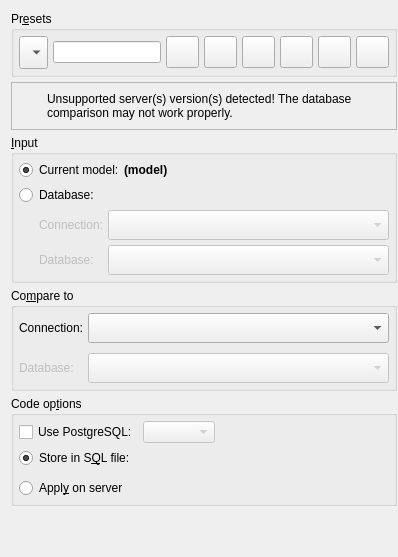
            <widget class="QWidget" name="layoutWidget">
             <layout class="QVBoxLayout" name="main_opts_lt">
              <property name="spacing">
               <number>5</number>
              </property>
              <property name="rightMargin">
               <number>1</number>
              </property>
              <item>
               <widget class="QGroupBox" name="presets_gb">
                <property name="sizePolicy">
                 <sizepolicy hsizetype="Expanding" vsizetype="Fixed">
                  <horstretch>0</horstretch>
                  <verstretch>0</verstretch>
                 </sizepolicy>
                </property>
                <property name="minimumSize">
                 <size>
                  <width>0</width>
                  <height>0</height>
                 </size>
                </property>
                <property name="title">
                 <string>Pr&amp;esets</string>
                </property>
                <property name="flat">
                 <bool>false</bool>
                </property>
                <property name="checkable">
                 <bool>false</bool>
                </property>
                <layout class="QVBoxLayout" name="verticalLayout_8">
                 <property name="spacing">
                  <number>5</number>
                 </property>
                 <property name="leftMargin">
                  <number>5</number>
                 </property>
                 <property name="topMargin">
                  <number>5</number>
                 </property>
                 <property name="rightMargin">
                  <number>5</number>
                 </property>
                 <property name="bottomMargin">
                  <number>5</number>
                 </property>
                 <item>
                  <layout class="QHBoxLayout" name="horizontalLayout_6">
                   <property name="spacing">
                    <number>5</number>
                   </property>
                   <item>
                    <widget class="QComboBox" name="presets_cmb">
                     <property name="sizePolicy">
                      <sizepolicy hsizetype="Expanding" vsizetype="Fixed">
                       <horstretch>0</horstretch>
                       <verstretch>0</verstretch>
                      </sizepolicy>
                     </property>
                     <property name="insertPolicy">
                      <enum>QComboBox::InsertAtBottom</enum>
                     </property>
                     <property name="sizeAdjustPolicy">
                      <enum>QComboBox::AdjustToMinimumContentsLengthWithIcon</enum>
                     </property>
                     <property name="iconSize">
                      <size>
                       <width>25</width>
                       <height>25</height>
                      </size>
                     </property>
                    </widget>
                   </item>
                   <item>
                    <widget class="QLineEdit" name="preset_name_edt">
                     <property name="sizePolicy">
                      <sizepolicy hsizetype="Expanding" vsizetype="Fixed">
                       <horstretch>0</horstretch>
                       <verstretch>0</verstretch>
                      </sizepolicy>
                     </property>
                    </widget>
                   </item>
                   <item>
                    <widget class="QToolButton" name="new_preset_tb">
                     <property name="enabled">
                      <bool>true</bool>
                     </property>
                     <property name="sizePolicy">
                      <sizepolicy hsizetype="Preferred" vsizetype="Fixed">
                       <horstretch>0</horstretch>
                       <verstretch>0</verstretch>
                      </sizepolicy>
                     </property>
                     <property name="toolTip">
                      <string>Add new preset</string>
                     </property>
                     <property name="text">
                      <string/>
                     </property>
                     <property name="icon">
                      <iconset resource="../../res/resources.qrc">
                       <normaloff>:/icons/icons/new.png</normaloff>:/icons/icons/new.png</iconset>
                     </property>
                     <property name="iconSize">
                      <size>
                       <width>25</width>
                       <height>25</height>
                      </size>
                     </property>
                     <property name="shortcut">
                      <string>Ins</string>
                     </property>
                    </widget>
                   </item>
                   <item>
                    <widget class="QToolButton" name="edit_preset_tb">
                     <property name="enabled">
                      <bool>true</bool>
                     </property>
                     <property name="sizePolicy">
                      <sizepolicy hsizetype="Preferred" vsizetype="Fixed">
                       <horstretch>0</horstretch>
                       <verstretch>0</verstretch>
                      </sizepolicy>
                     </property>
                     <property name="toolTip">
                      <string>Edit preset name</string>
                     </property>
                     <property name="text">
                      <string/>
                     </property>
                     <property name="icon">
                      <iconset resource="../../res/resources.qrc">
                       <normaloff>:/icons/icons/edit.png</normaloff>:/icons/icons/edit.png</iconset>
                     </property>
                     <property name="iconSize">
                      <size>
                       <width>25</width>
                       <height>25</height>
                      </size>
                     </property>
                     <property name="shortcut">
                      <string>Ctrl+E</string>
                     </property>
                    </widget>
                   </item>
                   <item>
                    <widget class="QToolButton" name="save_preset_tb">
                     <property name="enabled">
                      <bool>true</bool>
                     </property>
                     <property name="sizePolicy">
                      <sizepolicy hsizetype="Preferred" vsizetype="Fixed">
                       <horstretch>0</horstretch>
                       <verstretch>0</verstretch>
                      </sizepolicy>
                     </property>
                     <property name="toolTip">
                      <string>Save preset</string>
                     </property>
                     <property name="text">
                      <string/>
                     </property>
                     <property name="icon">
                      <iconset resource="../../res/resources.qrc">
                       <normaloff>:/icons/icons/save.png</normaloff>:/icons/icons/save.png</iconset>
                     </property>
                     <property name="iconSize">
                      <size>
                       <width>25</width>
                       <height>25</height>
                      </size>
                     </property>
                     <property name="shortcut">
                      <string>Ctrl+S</string>
                     </property>
                    </widget>
                   </item>
                   <item>
                    <widget class="QToolButton" name="cancel_preset_edit_tb">
                     <property name="enabled">
                      <bool>true</bool>
                     </property>
                     <property name="sizePolicy">
                      <sizepolicy hsizetype="Preferred" vsizetype="Fixed">
                       <horstretch>0</horstretch>
                       <verstretch>0</verstretch>
                      </sizepolicy>
                     </property>
                     <property name="toolTip">
                      <string>Cancel operation on the preset</string>
                     </property>
                     <property name="text">
                      <string/>
                     </property>
                     <property name="icon">
                      <iconset resource="../../res/resources.qrc">
                       <normaloff>:/icons/icons/close1.png</normaloff>:/icons/icons/close1.png</iconset>
                     </property>
                     <property name="iconSize">
                      <size>
                       <width>25</width>
                       <height>25</height>
                      </size>
                     </property>
                     <property name="shortcut">
                      <string>Esc</string>
                     </property>
                    </widget>
                   </item>
                   <item>
                    <widget class="QToolButton" name="remove_preset_tb">
                     <property name="enabled">
                      <bool>true</bool>
                     </property>
                     <property name="sizePolicy">
                      <sizepolicy hsizetype="Preferred" vsizetype="Fixed">
                       <horstretch>0</horstretch>
                       <verstretch>0</verstretch>
                      </sizepolicy>
                     </property>
                     <property name="toolTip">
                      <string>Delete the selected preset</string>
                     </property>
                     <property name="text">
                      <string/>
                     </property>
                     <property name="icon">
                      <iconset resource="../../res/resources.qrc">
                       <normaloff>:/icons/icons/delete.png</normaloff>:/icons/icons/delete.png</iconset>
                     </property>
                     <property name="iconSize">
                      <size>
                       <width>25</width>
                       <height>25</height>
                      </size>
                     </property>
                     <property name="shortcut">
                      <string>Del</string>
                     </property>
                    </widget>
                   </item>
                   <item>
                    <widget class="QToolButton" name="default_presets_tb">
                     <property name="enabled">
                      <bool>true</bool>
                     </property>
                     <property name="sizePolicy">
                      <sizepolicy hsizetype="Preferred" vsizetype="Fixed">
                       <horstretch>0</horstretch>
                       <verstretch>0</verstretch>
                      </sizepolicy>
                     </property>
                     <property name="toolTip">
                      <string>Restore the default presets</string>
                     </property>
                     <property name="text">
                      <string/>
                     </property>
                     <property name="icon">
                      <iconset resource="../../res/resources.qrc">
                       <normaloff>:/icons/icons/refresh.png</normaloff>:/icons/icons/refresh.png</iconset>
                     </property>
                     <property name="iconSize">
                      <size>
                       <width>25</width>
                       <height>25</height>
                      </size>
                     </property>
                     <property name="shortcut">
                      <string>Ctrl+R</string>
                     </property>
                    </widget>
                   </item>
                  </layout>
                 </item>
                </layout>
               </widget>
              </item>
              <item>
               <widget class="QFrame" name="pg_version_alert_frm">
                <property name="sizePolicy">
                 <sizepolicy hsizetype="Preferred" vsizetype="Fixed">
                  <horstretch>0</horstretch>
                  <verstretch>0</verstretch>
                 </sizepolicy>
                </property>
                <property name="minimumSize">
                 <size>
                  <width>0</width>
                  <height>48</height>
                 </size>
                </property>
                <property name="frameShape">
                 <enum>QFrame::StyledPanel</enum>
                </property>
                <property name="frameShadow">
                 <enum>QFrame::Raised</enum>
                </property>
                <layout class="QGridLayout" name="gridLayout_19">
                 <property name="leftMargin">
                  <number>5</number>
                 </property>
                 <property name="topMargin">
                  <number>5</number>
                 </property>
                 <property name="rightMargin">
                  <number>5</number>
                 </property>
                 <property name="bottomMargin">
                  <number>5</number>
                 </property>
                 <property name="spacing">
                  <number>5</number>
                 </property>
                 <item row="0" column="0">
                  <widget class="QLabel" name="icon_lbl_5">
                   <property name="minimumSize">
                    <size>
                     <width>25</width>
                     <height>25</height>
                    </size>
                   </property>
                   <property name="maximumSize">
                    <size>
                     <width>25</width>
                     <height>25</height>
                    </size>
                   </property>
                   <property name="text">
                    <string/>
                   </property>
                   <property name="textFormat">
                    <enum>Qt::AutoText</enum>
                   </property>
                   <property name="pixmap">
                    <pixmap resource="../../res/resources.qrc">:/icons/icons/alert.png</pixmap>
                   </property>
                   <property name="scaledContents">
                    <bool>true</bool>
                   </property>
                  </widget>
                 </item>
                 <item row="0" column="1">
                  <widget class="QLabel" name="inv_version_warn_lbl_4">
                   <property name="font">
                    <font>
                     <bold>false</bold>
                     <underline>false</underline>
                     <strikeout>false</strikeout>
                     <kerning>true</kerning>
                    </font>
                   </property>
                   <property name="text">
                    <string>Unsupported server(s) version(s) detected! The database comparison may not work properly.</string>
                   </property>
                   <property name="wordWrap">
                    <bool>true</bool>
                   </property>
                  </widget>
                 </item>
                </layout>
               </widget>
              </item>
              <item>
               <widget class="QGroupBox" name="input_gb">
                <property name="sizePolicy">
                 <sizepolicy hsizetype="Expanding" vsizetype="Fixed">
                  <horstretch>0</horstretch>
                  <verstretch>0</verstretch>
                 </sizepolicy>
                </property>
                <property name="minimumSize">
                 <size>
                  <width>0</width>
                  <height>0</height>
                 </size>
                </property>
                <property name="title">
                 <string>&amp;Input</string>
                </property>
                <property name="flat">
                 <bool>false</bool>
                </property>
                <property name="checkable">
                 <bool>false</bool>
                </property>
                <layout class="QVBoxLayout" name="verticalLayout_7">
                 <property name="spacing">
                  <number>5</number>
                 </property>
                 <property name="leftMargin">
                  <number>5</number>
                 </property>
                 <property name="topMargin">
                  <number>5</number>
                 </property>
                 <property name="rightMargin">
                  <number>5</number>
                 </property>
                 <property name="bottomMargin">
                  <number>5</number>
                 </property>
                 <item>
                  <layout class="QHBoxLayout" name="horizontalLayout_3">
                   <property name="spacing">
                    <number>0</number>
                   </property>
                   <item>
                    <widget class="QRadioButton" name="src_model_rb">
                     <property name="sizePolicy">
                      <sizepolicy hsizetype="Preferred" vsizetype="Fixed">
                       <horstretch>0</horstretch>
                       <verstretch>0</verstretch>
                      </sizepolicy>
                     </property>
                     <property name="text">
                      <string>Current model:</string>
                     </property>
                     <property name="checked">
                      <bool>true</bool>
                     </property>
                    </widget>
                   </item>
                   <item>
                    <widget class="QLabel" name="src_model_name_lbl">
                     <property name="sizePolicy">
                      <sizepolicy hsizetype="Expanding" vsizetype="Preferred">
                       <horstretch>0</horstretch>
                       <verstretch>0</verstretch>
                      </sizepolicy>
                     </property>
                     <property name="font">
                      <font>
                       <italic>false</italic>
                       <bold>true</bold>
                      </font>
                     </property>
                     <property name="text">
                      <string>(model)</string>
                     </property>
                     <property name="textInteractionFlags">
                      <set>Qt::TextSelectableByKeyboard|Qt::TextSelectableByMouse</set>
                     </property>
                    </widget>
                   </item>
                  </layout>
                 </item>
                 <item>
                  <widget class="QRadioButton" name="src_database_rb">
                   <property name="minimumSize">
                    <size>
                     <width>0</width>
                     <height>0</height>
                    </size>
                   </property>
                   <property name="text">
                    <string>Database:</string>
                   </property>
                  </widget>
                 </item>
                 <item>
                  <widget class="QWidget" name="src_database_wgt" native="true">
                   <property name="enabled">
                    <bool>false</bool>
                   </property>
                   <property name="minimumSize">
                    <size>
                     <width>50</width>
                     <height>30</height>
                    </size>
                   </property>
                   <layout class="QGridLayout" name="gridLayout_13">
                    <property name="leftMargin">
                     <number>20</number>
                    </property>
                    <property name="topMargin">
                     <number>0</number>
                    </property>
                    <property name="rightMargin">
                     <number>0</number>
                    </property>
                    <property name="bottomMargin">
                     <number>0</number>
                    </property>
                    <property name="spacing">
                     <number>5</number>
                    </property>
                    <item row="0" column="1">
                     <widget class="QComboBox" name="src_connections_cmb">
                      <property name="enabled">
                       <bool>false</bool>
                      </property>
                      <property name="sizePolicy">
                       <sizepolicy hsizetype="Expanding" vsizetype="Fixed">
                        <horstretch>0</horstretch>
                        <verstretch>0</verstretch>
                       </sizepolicy>
                      </property>
                      <property name="sizeAdjustPolicy">
                       <enum>QComboBox::AdjustToMinimumContentsLengthWithIcon</enum>
                      </property>
                      <property name="iconSize">
                       <size>
                        <width>22</width>
                        <height>22</height>
                       </size>
                      </property>
                     </widget>
                    </item>
                    <item row="0" column="0">
                     <widget class="QLabel" name="src_connection_lbl">
                      <property name="enabled">
                       <bool>false</bool>
                      </property>
                      <property name="text">
                       <string>Connection:</string>
                      </property>
                     </widget>
                    </item>
                    <item row="1" column="0">
                     <widget class="QLabel" name="src_database_lbl">
                      <property name="enabled">
                       <bool>false</bool>
                      </property>
                      <property name="sizePolicy">
                       <sizepolicy hsizetype="Minimum" vsizetype="Preferred">
                        <horstretch>0</horstretch>
                        <verstretch>0</verstretch>
                       </sizepolicy>
                      </property>
                      <property name="text">
                       <string>Database:</string>
                      </property>
                      <property name="indent">
                       <number>-1</number>
                      </property>
                     </widget>
                    </item>
                    <item row="1" column="1">
                     <widget class="QComboBox" name="src_database_cmb">
                      <property name="enabled">
                       <bool>false</bool>
                      </property>
                      <property name="sizePolicy">
                       <sizepolicy hsizetype="Expanding" vsizetype="Fixed">
                        <horstretch>0</horstretch>
                        <verstretch>0</verstretch>
                       </sizepolicy>
                      </property>
                      <property name="sizeAdjustPolicy">
                       <enum>QComboBox::AdjustToMinimumContentsLengthWithIcon</enum>
                      </property>
                      <property name="iconSize">
                       <size>
                        <width>22</width>
                        <height>22</height>
                       </size>
                      </property>
                     </widget>
                    </item>
                   </layout>
                  </widget>
                 </item>
                </layout>
               </widget>
              </item>
              <item>
               <widget class="QGroupBox" name="compare_to_gb">
                <property name="sizePolicy">
                 <sizepolicy hsizetype="Expanding" vsizetype="Fixed">
                  <horstretch>0</horstretch>
                  <verstretch>0</verstretch>
                 </sizepolicy>
                </property>
                <property name="minimumSize">
                 <size>
                  <width>0</width>
                  <height>0</height>
                 </size>
                </property>
                <property name="title">
                 <string>Co&amp;mpare to</string>
                </property>
                <layout class="QGridLayout" name="gridLayout_11">
                 <property name="leftMargin">
                  <number>5</number>
                 </property>
                 <property name="topMargin">
                  <number>5</number>
                 </property>
                 <property name="rightMargin">
                  <number>5</number>
                 </property>
                 <property name="bottomMargin">
                  <number>5</number>
                 </property>
                 <property name="horizontalSpacing">
                  <number>5</number>
                 </property>
                 <property name="verticalSpacing">
                  <number>10</number>
                 </property>
                 <item row="1" column="1">
                  <widget class="QComboBox" name="database_cmb">
                   <property name="enabled">
                    <bool>false</bool>
                   </property>
                   <property name="sizePolicy">
                    <sizepolicy hsizetype="Expanding" vsizetype="Fixed">
                     <horstretch>0</horstretch>
                     <verstretch>0</verstretch>
                    </sizepolicy>
                   </property>
                   <property name="sizeAdjustPolicy">
                    <enum>QComboBox::AdjustToMinimumContentsLengthWithIcon</enum>
                   </property>
                   <property name="iconSize">
                    <size>
                     <width>22</width>
                     <height>22</height>
                    </size>
                   </property>
                  </widget>
                 </item>
                 <item row="0" column="0">
                  <widget class="QLabel" name="connection_lbl">
                   <property name="text">
                    <string>Connection:</string>
                   </property>
                  </widget>
                 </item>
                 <item row="1" column="0">
                  <widget class="QLabel" name="database_lbl">
                   <property name="enabled">
                    <bool>false</bool>
                   </property>
                   <property name="sizePolicy">
                    <sizepolicy hsizetype="Minimum" vsizetype="Preferred">
                     <horstretch>0</horstretch>
                     <verstretch>0</verstretch>
                    </sizepolicy>
                   </property>
                   <property name="text">
                    <string>Database:</string>
                   </property>
                   <property name="indent">
                    <number>-1</number>
                   </property>
                  </widget>
                 </item>
                 <item row="0" column="1">
                  <widget class="QComboBox" name="connections_cmb">
                   <property name="sizePolicy">
                    <sizepolicy hsizetype="Expanding" vsizetype="Fixed">
                     <horstretch>0</horstretch>
                     <verstretch>0</verstretch>
                    </sizepolicy>
                   </property>
                   <property name="sizeAdjustPolicy">
                    <enum>QComboBox::AdjustToMinimumContentsLengthWithIcon</enum>
                   </property>
                   <property name="iconSize">
                    <size>
                     <width>22</width>
                     <height>22</height>
                    </size>
                   </property>
                  </widget>
                 </item>
                </layout>
               </widget>
              </item>
              <item>
               <widget class="QGroupBox" name="code_opts_gb">
                <property name="sizePolicy">
                 <sizepolicy hsizetype="Expanding" vsizetype="Fixed">
                  <horstretch>0</horstretch>
                  <verstretch>0</verstretch>
                 </sizepolicy>
                </property>
                <property name="title">
                 <string>Code op&amp;tions</string>
                </property>
                <layout class="QVBoxLayout" name="verticalLayout">
                 <property name="spacing">
                  <number>5</number>
                 </property>
                 <property name="leftMargin">
                  <number>5</number>
                 </property>
                 <property name="topMargin">
                  <number>5</number>
                 </property>
                 <property name="rightMargin">
                  <number>5</number>
                 </property>
                 <property name="bottomMargin">
                  <number>5</number>
                 </property>
                 <item>
                  <layout class="QHBoxLayout" name="horizontalLayout_17">
                   <property name="spacing">
                    <number>5</number>
                   </property>
                   <item>
                    <widget class="QCheckBox" name="pgsql_ver_chk">
                     <property name="toolTip">
                      <string>&lt;p&gt;Override the PostgreSQL version when generating the diff code. The default is to use the same version as the input database (detected automatically).&lt;/p&gt;</string>
                     </property>
                     <property name="statusTip">
                      <string/>
                     </property>
                     <property name="text">
                      <string>Use PostgreSQL:</string>
                     </property>
                    </widget>
                   </item>
                   <item>
                    <widget class="QComboBox" name="pgsql_ver_cmb">
                     <property name="enabled">
                      <bool>false</bool>
                     </property>
                     <property name="statusTip">
                      <string/>
                     </property>
                     <property name="iconSize">
                      <size>
                       <width>28</width>
                       <height>28</height>
                      </size>
                     </property>
                    </widget>
                   </item>
                   <item>
                    <spacer name="horizontalSpacer_4">
                     <property name="orientation">
                      <enum>Qt::Horizontal</enum>
                     </property>
                     <property name="sizeHint" stdset="0">
                      <size>
                       <width>40</width>
                       <height>20</height>
                      </size>
                     </property>
                    </spacer>
                   </item>
                  </layout>
                 </item>
                 <item>
                  <widget class="QRadioButton" name="store_in_file_rb">
                   <property name="sizePolicy">
                    <sizepolicy hsizetype="Preferred" vsizetype="Fixed">
                     <horstretch>0</horstretch>
                     <verstretch>0</verstretch>
                    </sizepolicy>
                   </property>
                   <property name="toolTip">
                    <string>&lt;p&gt;Compares the model and the input database storing the diff in a SQL file for later usage.&lt;/p&gt;</string>
                   </property>
                   <property name="statusTip">
                    <string/>
                   </property>
                   <property name="text">
                    <string>Store in S&amp;QL file:</string>
                   </property>
                   <property name="checked">
                    <bool>true</bool>
                   </property>
                  </widget>
                 </item>
                 <item>
                  <widget class="QWidget" name="store_in_file_wgt" native="true">
                   <property name="enabled">
                    <bool>true</bool>
                   </property>
                   <property name="sizePolicy">
                    <sizepolicy hsizetype="Preferred" vsizetype="Fixed">
                     <horstretch>0</horstretch>
                     <verstretch>0</verstretch>
                    </sizepolicy>
                   </property>
                   <layout class="QGridLayout" name="store_in_file_grid">
                    <property name="leftMargin">
                     <number>20</number>
                    </property>
                    <property name="topMargin">
                     <number>0</number>
                    </property>
                    <property name="rightMargin">
                     <number>0</number>
                    </property>
                    <property name="bottomMargin">
                     <number>0</number>
                    </property>
                    <property name="spacing">
                     <number>5</number>
                    </property>
                   </layout>
                  </widget>
                 </item>
                 <item>
                  <widget class="QRadioButton" name="apply_on_server_rb">
                   <property name="enabled">
                    <bool>true</bool>
                   </property>
                   <property name="sizePolicy">
                    <sizepolicy hsizetype="Expanding" vsizetype="Fixed">
                     <horstretch>0</horstretch>
                     <verstretch>0</verstretch>
                    </sizepolicy>
                   </property>
                   <property name="minimumSize">
                    <size>
                     <width>125</width>
                     <height>0</height>
                    </size>
                   </property>
                   <property name="toolTip">
                    <string>&lt;p&gt;Compares the model and the input database generating a diff and applying it directly to the latter. &lt;strong&gt;WARNING:&lt;/strong&gt; this mode causes irreversible changes on the database and in case of failure the original structure is not restored, so make sure to have a backup before proceed.&lt;/p&gt;</string>
                   </property>
                   <property name="statusTip">
                    <string/>
                   </property>
                   <property name="text">
                    <string>Appl&amp;y on server</string>
                   </property>
                   <property name="checked">
                    <bool>false</bool>
                   </property>
                  </widget>
                 </item>
                </layout>
               </widget>
              </item>
              <item>
               <spacer name="verticalSpacer">
                <property name="orientation">
                 <enum>Qt::Vertical</enum>
                </property>
                <property name="sizeHint" stdset="0">
                 <size>
                  <width>20</width>
                  <height>40</height>
                 </size>
                </property>
               </spacer>
              </item>
             </layout>
            </widget>
